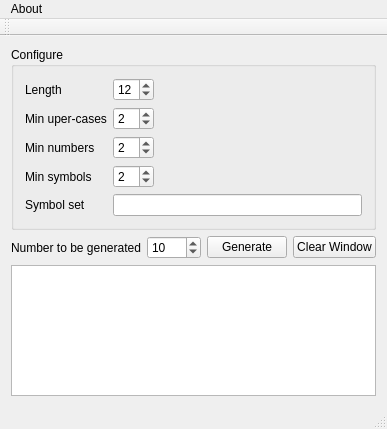
<?xml version="1.0" encoding="UTF-8"?>
<ui version="4.0">
 <class>yapgClass</class>
 <widget class="QMainWindow" name="yapgClass">
  <property name="geometry">
   <rect>
    <x>0</x>
    <y>0</y>
    <width>378</width>
    <height>429</height>
   </rect>
  </property>
  <property name="windowTitle">
   <string>Yet Another Password Generator</string>
  </property>
  <property name="windowIcon">
   <iconset resource="../resources/yapg.qrc">
    <normaloff>:/icons/system-password-2.png</normaloff>:/icons/system-password-2.png</iconset>
  </property>
  <widget class="QWidget" name="centralWidget">
   <layout class="QVBoxLayout" name="verticalLayout_2">
    <item>
     <widget class="QGroupBox" name="groupBox">
      <property name="title">
       <string>Configure</string>
      </property>
      <layout class="QHBoxLayout" name="horizontalLayout_2">
       <item>
        <layout class="QFormLayout" name="formLayout">
         <property name="fieldGrowthPolicy">
          <enum>QFormLayout::AllNonFixedFieldsGrow</enum>
         </property>
         <item row="1" column="0">
          <widget class="QLabel" name="label">
           <property name="text">
            <string>Length</string>
           </property>
          </widget>
         </item>
         <item row="2" column="0">
          <widget class="QLabel" name="label_2">
           <property name="text">
            <string>Min uper-cases</string>
           </property>
          </widget>
         </item>
         <item row="3" column="0">
          <widget class="QLabel" name="label_3">
           <property name="text">
            <string>Min numbers</string>
           </property>
          </widget>
         </item>
         <item row="4" column="0">
          <widget class="QLabel" name="label_4">
           <property name="text">
            <string>Min symbols</string>
           </property>
          </widget>
         </item>
         <item row="5" column="0">
          <widget class="QLabel" name="label_5">
           <property name="text">
            <string>Symbol set</string>
           </property>
          </widget>
         </item>
         <item row="5" column="1">
          <widget class="QLineEdit" name="le_SymbolSet">
           <property name="readOnly">
            <bool>false</bool>
           </property>
          </widget>
         </item>
         <item row="1" column="1">
          <layout class="QHBoxLayout" name="horizontalLayout_3">
           <item>
            <widget class="QSpinBox" name="sb_Length">
             <property name="minimum">
              <number>8</number>
             </property>
             <property name="maximum">
              <number>25</number>
             </property>
             <property name="value">
              <number>12</number>
             </property>
            </widget>
           </item>
           <item>
            <spacer name="horizontalSpacer_2">
             <property name="orientation">
              <enum>Qt::Horizontal</enum>
             </property>
             <property name="sizeHint" stdset="0">
              <size>
               <width>40</width>
               <height>20</height>
              </size>
             </property>
            </spacer>
           </item>
          </layout>
         </item>
         <item row="2" column="1">
          <layout class="QHBoxLayout" name="horizontalLayout_4">
           <item>
            <widget class="QSpinBox" name="sb_NbCapitals">
             <property name="maximum">
              <number>25</number>
             </property>
             <property name="value">
              <number>2</number>
             </property>
            </widget>
           </item>
           <item>
            <spacer name="horizontalSpacer_3">
             <property name="orientation">
              <enum>Qt::Horizontal</enum>
             </property>
             <property name="sizeHint" stdset="0">
              <size>
               <width>40</width>
               <height>20</height>
              </size>
             </property>
            </spacer>
           </item>
          </layout>
         </item>
         <item row="3" column="1">
          <layout class="QHBoxLayout" name="horizontalLayout_5">
           <item>
            <widget class="QSpinBox" name="sb_NbNumbers">
             <property name="maximum">
              <number>25</number>
             </property>
             <property name="value">
              <number>2</number>
             </property>
            </widget>
           </item>
           <item>
            <spacer name="horizontalSpacer_4">
             <property name="orientation">
              <enum>Qt::Horizontal</enum>
             </property>
             <property name="sizeHint" stdset="0">
              <size>
               <width>40</width>
               <height>20</height>
              </size>
             </property>
            </spacer>
           </item>
          </layout>
         </item>
         <item row="4" column="1">
          <layout class="QHBoxLayout" name="horizontalLayout_6">
           <item>
            <widget class="QSpinBox" name="sb_NbSymbols">
             <property name="maximum">
              <number>25</number>
             </property>
             <property name="value">
              <number>2</number>
             </property>
            </widget>
           </item>
           <item>
            <spacer name="horizontalSpacer_5">
             <property name="orientation">
              <enum>Qt::Horizontal</enum>
             </property>
             <property name="sizeHint" stdset="0">
              <size>
               <width>40</width>
               <height>20</height>
              </size>
             </property>
            </spacer>
           </item>
          </layout>
         </item>
        </layout>
       </item>
      </layout>
     </widget>
    </item>
    <item>
     <layout class="QHBoxLayout" name="horizontalLayout">
      <item>
       <layout class="QFormLayout" name="formLayout_2">
        <item row="0" column="0">
         <widget class="QLabel" name="label_6">
          <property name="text">
           <string>Number to be generated</string>
          </property>
         </widget>
        </item>
        <item row="0" column="1">
         <widget class="QSpinBox" name="sb_NbToGenerate">
          <property name="minimum">
           <number>1</number>
          </property>
          <property name="maximum">
           <number>9999</number>
          </property>
          <property name="value">
           <number>10</number>
          </property>
         </widget>
        </item>
       </layout>
      </item>
      <item>
       <widget class="QPushButton" name="pb_Generate">
        <property name="text">
         <string>Generate</string>
        </property>
       </widget>
      </item>
      <item>
       <widget class="QPushButton" name="pb_Clear">
        <property name="text">
         <string>Clear Window</string>
        </property>
       </widget>
      </item>
      <item>
       <spacer name="horizontalSpacer">
        <property name="orientation">
         <enum>Qt::Horizontal</enum>
        </property>
        <property name="sizeHint" stdset="0">
         <size>
          <width>40</width>
          <height>20</height>
         </size>
        </property>
       </spacer>
      </item>
     </layout>
    </item>
    <item>
     <widget class="QPlainTextEdit" name="te_Result">
      <property name="readOnly">
       <bool>true</bool>
      </property>
      <property name="plainText">
       <string notr="true"/>
      </property>
     </widget>
    </item>
   </layout>
  </widget>
  <widget class="QMenuBar" name="menuBar">
   <property name="geometry">
    <rect>
     <x>0</x>
     <y>0</y>
     <width>378</width>
     <height>21</height>
    </rect>
   </property>
   <widget class="QMenu" name="menu">
    <property name="title">
     <string>About</string>
    </property>
    <addaction name="actionAbout"/>
   </widget>
   <addaction name="menu"/>
  </widget>
  <widget class="QToolBar" name="mainToolBar">
   <attribute name="toolBarArea">
    <enum>TopToolBarArea</enum>
   </attribute>
   <attribute name="toolBarBreak">
    <bool>false</bool>
   </attribute>
  </widget>
  <widget class="QStatusBar" name="statusBar"/>
  <action name="actionAbout">
   <property name="text">
    <string>About</string>
   </property>
  </action>
 </widget>
 <layoutdefault spacing="6" margin="11"/>
 <tabstops>
  <tabstop>sb_Length</tabstop>
  <tabstop>sb_NbCapitals</tabstop>
  <tabstop>sb_NbNumbers</tabstop>
  <tabstop>sb_NbSymbols</tabstop>
  <tabstop>le_SymbolSet</tabstop>
  <tabstop>sb_NbToGenerate</tabstop>
  <tabstop>pb_Generate</tabstop>
  <tabstop>pb_Clear</tabstop>
  <tabstop>te_Result</tabstop>
 </tabstops>
 <resources>
  <include location="../resources/yapg.qrc"/>
 </resources>
 <connections>
  <connection>
   <sender>pb_Clear</sender>
   <signal>clicked()</signal>
   <receiver>te_Result</receiver>
   <slot>clear()</slot>
   <hints>
    <hint type="sourcelabel">
     <x>312</x>
     <y>232</y>
    </hint>
    <hint type="destinationlabel">
     <x>310</x>
     <y>265</y>
    </hint>
   </hints>
  </connection>
 </connections>
</ui>
